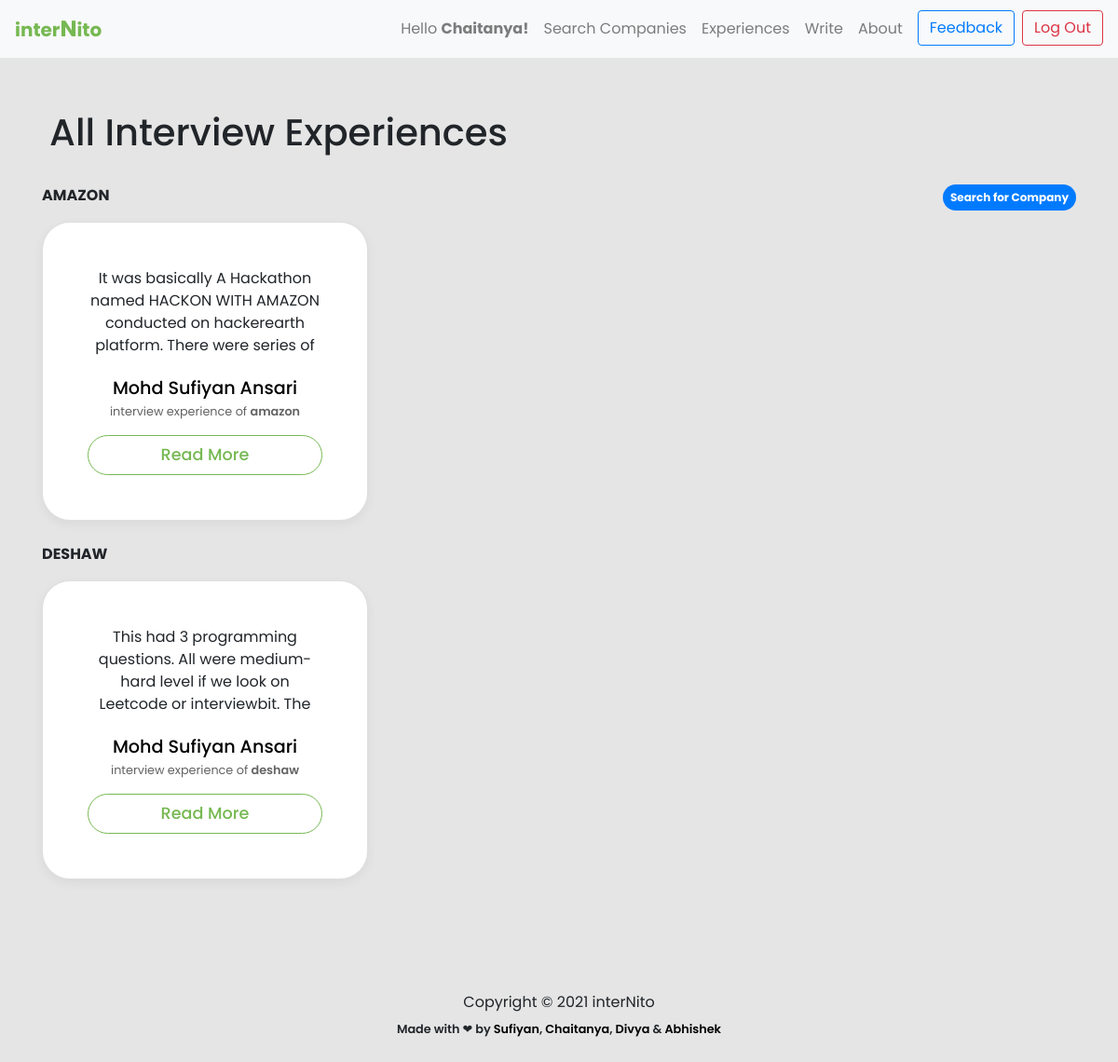
/experience/ (signed in), run on an earlier commit of the app's database.
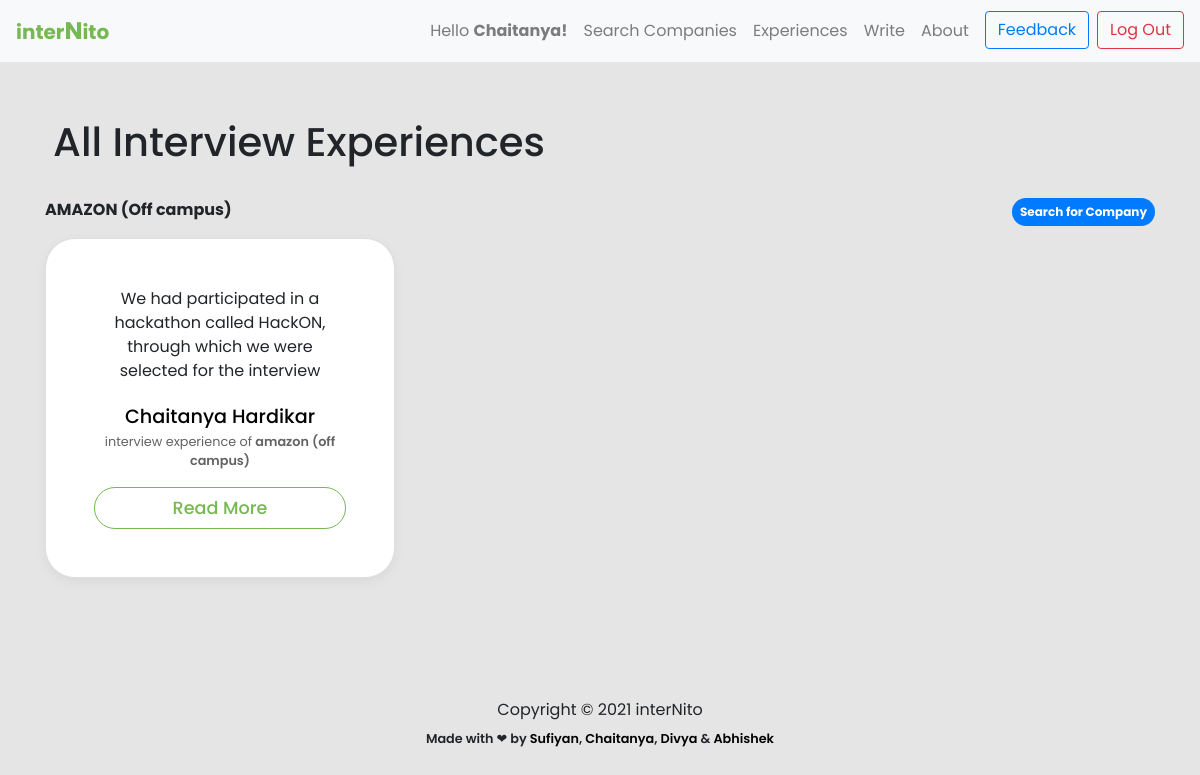
And on a later commit of the database.
### experience/models.py (models this page shows, shortened)
class Experience(models.Model):
    user = models.ForeignKey(User, on_delete = models.CASCADE)
    name = models.CharField(max_length=80)
    branch = models.CharField(max_length=255,blank=True)
    cgpa_cutoff = models.FloatField(blank=True)
    resume = models.TextField(blank=True)
    batch = models.CharField(max_length=255, blank=True)
    company = models.CharField(max_length=255,blank=False)
    summary = models.TextField(blank=False)
    period = models.CharField(max_length=255,blank=False)
    ot_summary = models.TextField(blank = True)
    ot_question1 = models.TextField(blank = True, null = True)
    ot_question1_link = models.TextField(blank = True, null = True, default = 'NONE')
    ot_question2 = models.TextField(blank = True, null = True)
    ot_question2_link = models.TextField(blank = True, null = True)
    ot_question3 = models.TextField(blank = True, null = True)
    ot_question3_link = models.TextField(blank = True, null = True)
    ot_question4 = models.TextField(blank = True, null = True)
    ot_question4_link = models.TextField(blank = True, null = True)
    round1_details = models.TextField(blank = True, null = True)
    round2_details = models.TextField(blank = True, null = True)
    round3_details = models.TextField(blank = True, null = True)
    final_summary = models.TextField(blank = True, null = True)

### experience/views.py (the view)
# urls.py: path('experience/',views.experience,name='experience'),
@login_required()
def experience(request):
    responses = Experience.objects.order_by('company', '-id')
    message = 'All Interview Experiences'
    return render(request, 'experience.html', {'responses': responses, 'message': message})

### templates/experience.html (shortened to what this page needs)
{% extends 'base.html' %} {% load static %} {% block content %}
<link rel="stylesheet" href="{% static 'css/experience.css' %}" />
<main role="main">
  <div class="album py-5 bg-lime-invert">
    <div class="container">
      <h1 class="mb-4 justify-content-center">
        <div class="head p-2 justify-content-center">{{message}}</div>
      </h1>
      <p><a class="badge badge-primary badge-pill p-2" style="float:right;" href="{% url 'company' %}"> Search for Company</a></p>
      {% regroup responses by company as company_lists %}
      {% for company_list in company_lists %}
      <p><strong>{{company_list.grouper}}</strong></p>
      <div class="row">
                {% for response in company_list.list %}
                <div class="col-md-4">
                  <div class="card mb-4 box-shadow">
                    <div class="card-body p-5 summary-parent">
                      <p
                        class="card-text summary summary-text"
                        style="height: 10ch; text-overflow: ellipsis; overflow: hidden"
                      >
                        {{response.summary }}...
                      </p>
                      <p class="card-text name">
                        <a href="{% url 'profile' response.user.username %}">{{response.name}}</a>
                      </p>
                      <p class="card-text company capitalize">
                        interview experience of <strong>{{response.company}}</strong>
                      </p>
                      <a
                        type="button"
                        class="
                          btn btn-sm btn-outline-secondary
                          view-btn
                          w-100
                          text-center
                        "
                        href="{% url 'post' response.pk %}"
                      >
                        Read More
                      </a>
                    </div>
                  </div>
                </div>
                {% endfor %}
      </div>
      {% endfor %}
    </div>
  </div>
</main>
{% endblock content %}

### templates/base.html (shortened to what this page needs)
{% load static %}
<!DOCTYPE html>
<html lang="en">
  <head>
    <link href="{% static 'css/bootstrap.min.css' %}" rel="stylesheet" />
    <link href="{% static 'css/album.css' %}" rel="stylesheet" />
  </head>
  <nav class="navbar navbar-expand-lg navbar-light bg-light sticky-top">
    <a
    style="color: #76b852"
      class="logoAnchor navbar-brand" href="{% url 'home' %}"
      ><strong>inter<big>N</big>ito</strong></a>
    <div class="collapse navbar-collapse" id="navbarSupportedContent">
      <ul class="navbar-nav ml-auto">
        {% if request.user.is_authenticated %}
        <li class="nav-item">
          <a class="nav-link" href="{% url 'profile' request.user.username %}"
            >Hello <strong>{{ request.user.first_name }}!</strong></a>
        </li>
        {% endif %}
        <li class="nav-item">
          <a class="nav-link" href="{% url 'company' %}">Search Companies</a>
        </li>
        <li class="nav-item">
          <a class="nav-link" href="{% url 'experience' %}">Experiences</a>
        </li>
        <li class="nav-item">
          <a class="nav-link" href="{% url 'write' %}">Write</a>
        </li>
        <li class="nav-item">
          <a class="nav-link" href="{% url 'about' %}">About</a>
        </li>
        {% if request.user.is_authenticated %}
        <li class="nav-item">
          <a class="ml-2 btn btn-outline-primary" href="{% url 'feedback' %}"
            >Feedback</a
          >
        </li>
        <li class="nav-item">
          <a class="ml-2 btn btn-outline-danger" href="{% url 'logout' %}"
            >Log Out</a
          >
        </li>
        {% endif %}
      </ul>
    </div>
  </nav>
  <body>
    {% block content %} {% endblock content %}
    <footer>
      <div class="container" style="text-align: center">
        <p>
          Copyright © 2021 interNito
        </p>
        <small style="font-weight: 550">Made with &#x2764; by
          <a target="_blank" href="https://www.linkedin.com/in/sufiyan-ansari-nitw/">
            Sufiyan</a>,
          <a target="_blank" href="https://www.linkedin.com/in/chaitanya-hardikar-0ab4821a7/">
            Chaitanya</a>,
          <a target="_blank" href="https://www.linkedin.com/in/divya-soni14/">
            Divya</a>
          &
          <a target="_blank" href="https://www.linkedin.com/in/abhishek-upadhayayula-a541ba1b8/">
            Abhishek</a></small>
      </div>
    </footer>
  </body>
</html>

### static/css/album.css (style rules this page uses)
main { font-family: "Poppins", sans-serif !important; }
:root { --jumbotron-padding-y: 3rem; }
footer { padding-top: 3rem; padding-bottom: 3rem; }
footer p { margin-bottom: 0.25rem; }
.box-shadow { box-shadow: 0 0.25rem 0.75rem rgba(0, 0, 0, 0.05); }

### static/css/experience.css (style rules this page uses)
* { font-family: "Poppins", sans-serif; }
body { background-color: #e5e5e5; }
.card { background-color: white; border-radius: 30px; }
.card-text { text-align: center; }
.name { font-weight: 500; margin-bottom: 0px; font-size: 1.2rem; }
.company { font-size: 0.8rem; text-transform: lowercase; color: rgb(99, 99, 99); }
.company strong { font-weight: 600; }
.view-btn { padding: 7px; font-weight: 500; font-size: 1.1rem; color: #76b852; background-color: white; border-radius: 45px; border: 1px solid #76b852; }

### templates/base.html (style rules this page uses)
.logoAnchor:hover, .logoAnchor { text-decoration: none; color: #76b852; }
a, a:focus { text-decoration: none; color: black; }

What changed in the data, as far as the page shows it:
removed Experience: grouper "AMAZON", summary "It was basically A Hackathon named HACKON WITH AMAZON conducted on hackerearth platform. There were series of…", name "Mohd Sufiyan Ansari", company "amazon"
removed Experience: grouper "DESHAW", summary "This had 3 programming questions. All were medium-hard level if we look on Leetcode or interviewbit. The…", name "Mohd Sufiyan Ansari", company "deshaw"
added Experience: grouper "AMAZON (Off campus)", summary "We had participated in a hackathon called HackON, through which we were selected for the interview…", name "Chaitanya Hardikar", company "amazon (off campus)"
